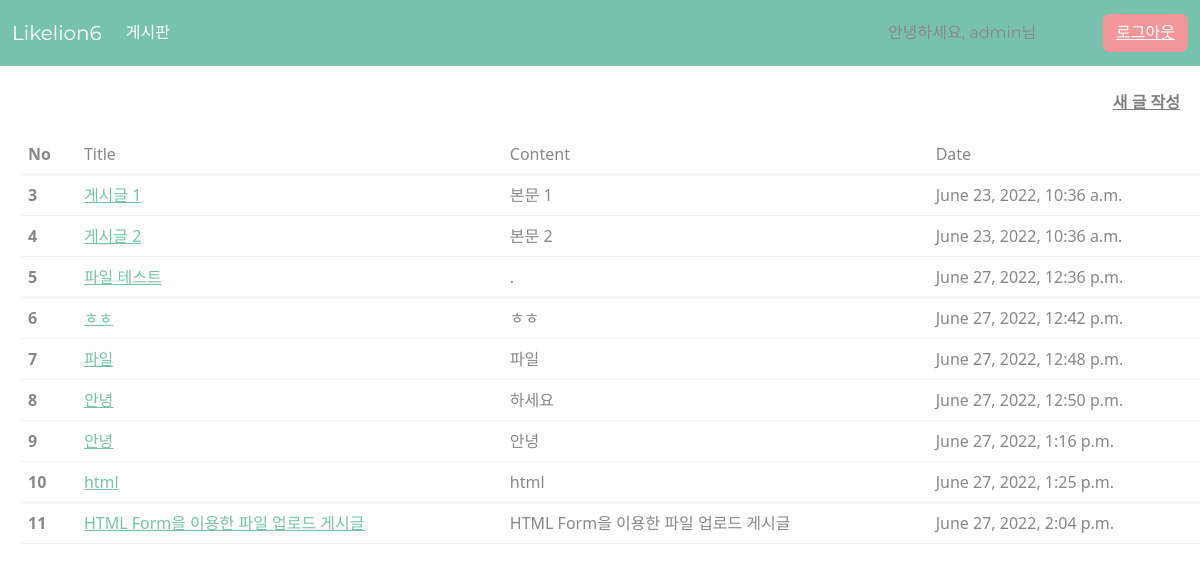
The app's page / (signed in) with its own data.
### board/models.py (models this page shows, shortened)
class Board(models.Model):
    title = models.CharField(max_length=100, null = False)
    content = models.TextField()
    date = models.DateTimeField(auto_now_add=True)
    photo = models.ImageField(null = True, blank=True, upload_to = 'board_photo')

### board/views.py (the view)
# urls.py: path('', views.home, name = 'home'),
def home(request):
    posts = Board.objects.all()
    return render(request, "index.html", {'posts': posts})

### board/templates/index.html (shortened to what this page needs)
{% load static %}
<!DOCTYPE html>
<html lang="en">
  <head>
    <link
      rel="stylesheet"
      type="text/css"
      href="{% static 'css/bootstrap.min.css' %}"
    />
  </head>
  <body>
    <nav class="navbar navbar-expand-lg navbar-dark bg-primary">
      <div class="container-fluid">
        <a class="navbar-brand" href="{% url 'home' %}">Likelion6</a>
        <div class="collapse navbar-collapse" id="navbarColor01">
          <ul class="navbar-nav me-auto">
            <li class="nav-item">
              <a class="nav-link active" href="{% url 'home' %}">게시판 </a>
            </li>
          </ul>
          <form class="d-flex btn-box">
            {% if user.is_authenticated %}
            <p>안녕하세요, {{ user.username }}님</p>
            <div style="float: right">
              <button type="submit" class="btn btn-secondary">
                <a href="{% url 'logout' %}" style="color: white">로그아웃</a>
              </button>
            </div>
            {% endif %}
          </form>
        </div>
      </div>
    </nav>
    <br/>
    {% if user.is_authenticated %}
    <a style="color:gray; font-weight: bold; float:right; margin-right: 20px;" href="{% url 'new' %}">새 글 작성</a>
    {% endif %}
    <table class="table table-hover" style="margin:20px">
      <br/>
        <thead>
        <tr>
          <th scope="row">No</th>
          <td>Title</td>
          <td>Content</td>
          <td>Date</td>
        </tr>
        {% for post in posts %}
        <tr>
            <th scope="row">{{ post.id }}</td>
            <td><a href = "{% url 'detail' post.id %}">{{ post.title }}</a></td>
            <td>{{ post.content }}</td>
            <td>{{ post.date }}</td>
          </tr>
        {% endfor %}
    </table>
  </body>
</html>

### board/templates/index.html (style rules this page uses)
.btn-box { width: 300px; height: 50px; display: flex; align-items: center; justify-content: space-between; }
.btn-box > p { margin-bottom: 0; }

### records on screen
Board: id "3", title "게시글 1", content "본문 1", date "June 23, 2022, 10:36 a.m."
Board: id "4", title "게시글 2", content "본문 2", date "June 23, 2022, 10:36 a.m."
Board: id "5", title "파일 테스트", content ".", date "June 27, 2022, 12:36 p.m."
Board: id "6", title "ㅎㅎ", content "ㅎㅎ", date "June 27, 2022, 12:42 p.m."
Board: id "7", title "파일", content "파일", date "June 27, 2022, 12:48 p.m."
Board: id "8", title "안녕", content "하세요", date "June 27, 2022, 12:50 p.m."
Board: id "9", title "안녕", content "안녕", date "June 27, 2022, 1:16 p.m."
Board: id "10", title "html", content "html", date "June 27, 2022, 1:25 p.m."
Board: id "11", title "HTML Form을 이용한 파일 업로드 게시글", content "HTML Form을 이용한 파일 업로드 게시글", date "June 27, 2022, 2:04 p.m."

### other values on screen
{{ user.username }} "admin"
